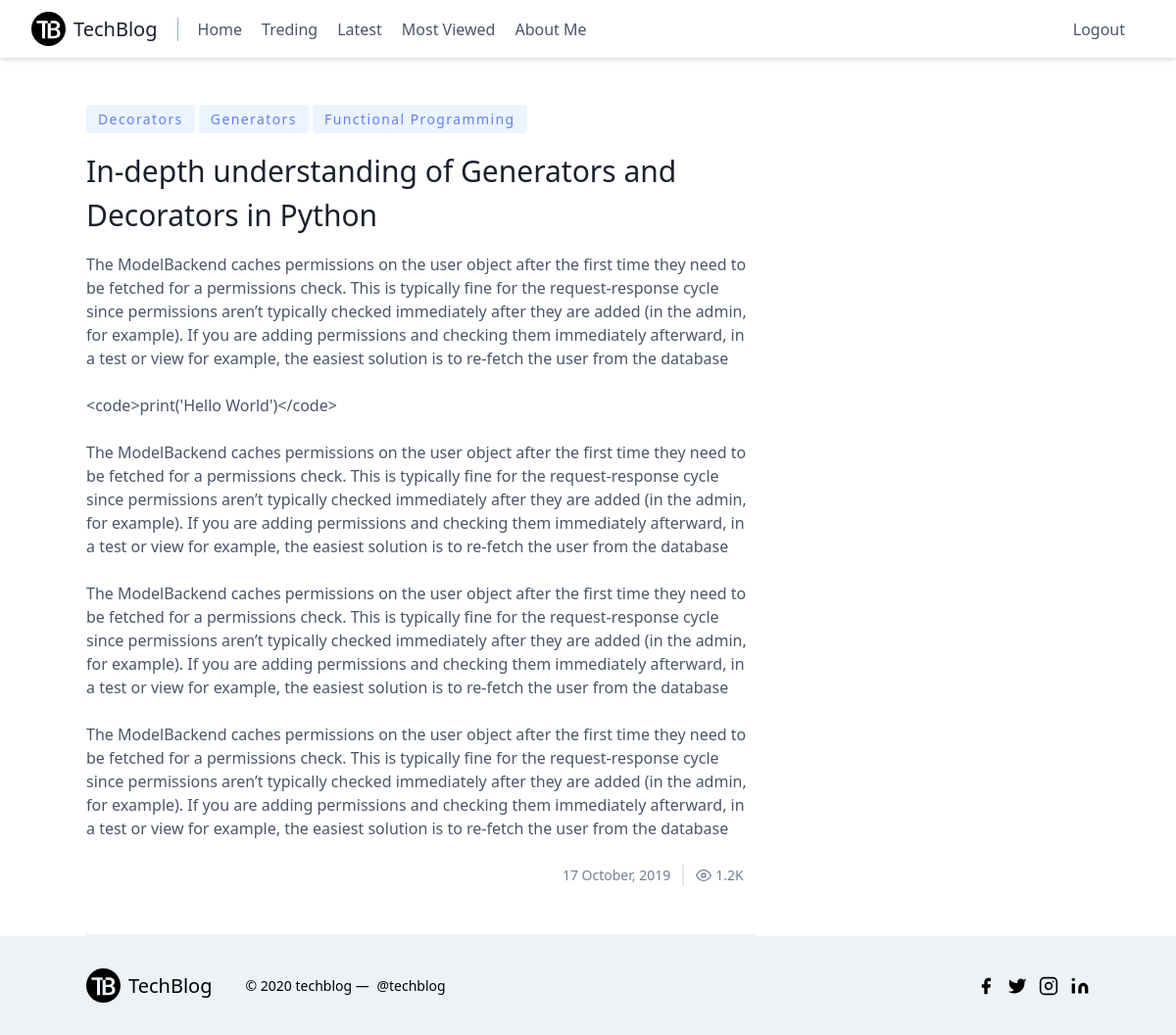
Screenshot of /post/5/ (signed in) with the database file from the repository.
### blog/models.py (models this page shows, shortened)
class Tag(models.Model):
    name = models.CharField(max_length=100)
    def __str__(self):
        return self.name

class Post(models.Model):
    title = models.CharField(max_length=100)
    content = models.TextField()
    tags = models.ManyToManyField(Tag, related_name="tags", blank=True)
    date_posted = models.DateTimeField(default=timezone.now)
    author = models.ForeignKey(User, on_delete=models.CASCADE)

### blog/views.py (the view)
# urls.py: path('post/<int:id>/', views.post_detail, name="post_detail"),
def post_detail(request, id):
    post = Post.objects.get(id=id)
    context = {
        'post': post
    }
    return render(request, 'blog/post_detail.html', context)

### blog/templates/blog/post_detail.html
{% extends 'blog/base.html' %}
{% block content %}
    <section class="flex text-gray-700">
        <div class="md:w-2/3">
                <article class="px-5 py-8 md:px-0 md:py-12 border-b-2 border-gray-200">
                    {% for tag in post.tags.all %}
                        <span class="inline-block py-1 px-3 rounded bg-indigo-100 text-indigo-500 text-sm font-medium tracking-widest">
                            {{ tag }}
                        </span>
                    {% endfor %}
                    <h2 class="sm:text-3xl text-2xl title-font font-medium text-gray-900 mt-4 mb-4">{{ post.title }}</h2>
                    <div class="pb-6">
                        {{ post.content|linebreaksbr }}
                    </div>
                    <div class="flex items-center flex-wrap mt-auto w-full">
                        <span class="text-gray-600 leading-none text-sm ml-auto pr-3 py-1 border-r-2 border-gray-300">
                            <span>{{ post.date_posted|date:"d F, Y" }}</span>
                        </span>
                        <span class="text-gray-600 mr-3 inline-flex items-center leading-none text-sm py-1 pl-3">
                            <svg class="w-4 h-4 mr-1" stroke="currentColor" stroke-width="2" fill="none" stroke-linecap="round" stroke-linejoin="round" viewBox="0 0 24 24">
                                <path d="M1 12s4-8 11-8 11 8 11 8-4 8-11 8-11-8-11-8z"></path>
                                <circle cx="12" cy="12" r="3"></circle>
                            </svg>
                            <span>1.2K</span>
                        </span>
                    </div>
                </article>
        </div>
        <div class="md:w-1/3 md:pl-12">
        </div>
    </section>
{% endblock content %}

### rows the page displays
Tag: name "Decorators"
Tag: name "Generators"
Tag: name "Functional Programming"
Post: title "In-depth understanding of Generators and Decorators in Python", content "The ModelBackend caches permissions on the user object after the first time they need to be fetched for a permissions check. This is typically fine for the request-response cycle since permissions aren’t typically checked immediately after they are added (in the admin, for example). If you are adding permissions and checking them immediately afterward, in a test or view for example, the easiest solution is to re-fetch the user from the database <code>print('Hello World')</code> The ModelBackend caches permissions on the user object after the first time they need to be fetched for a permissions check. This is typically fine for the request-response cycle since permissions aren’t typically…", date_posted "17 October, 2019"
